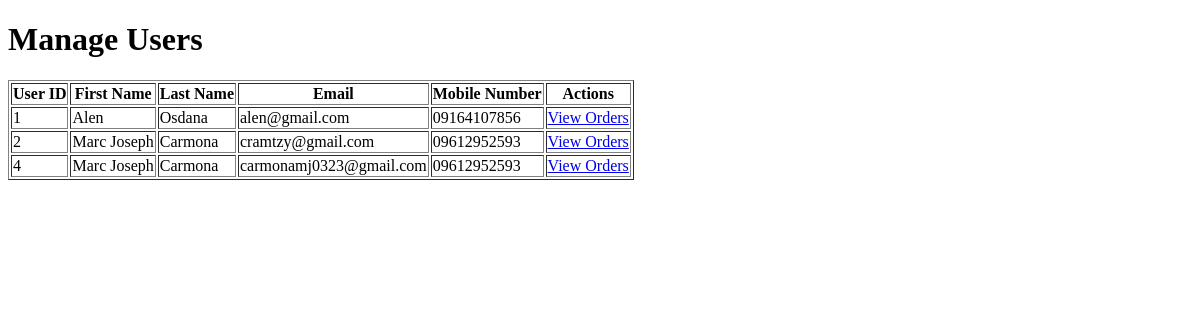
Page /admin_users.php (signed in) on the earlier database version.
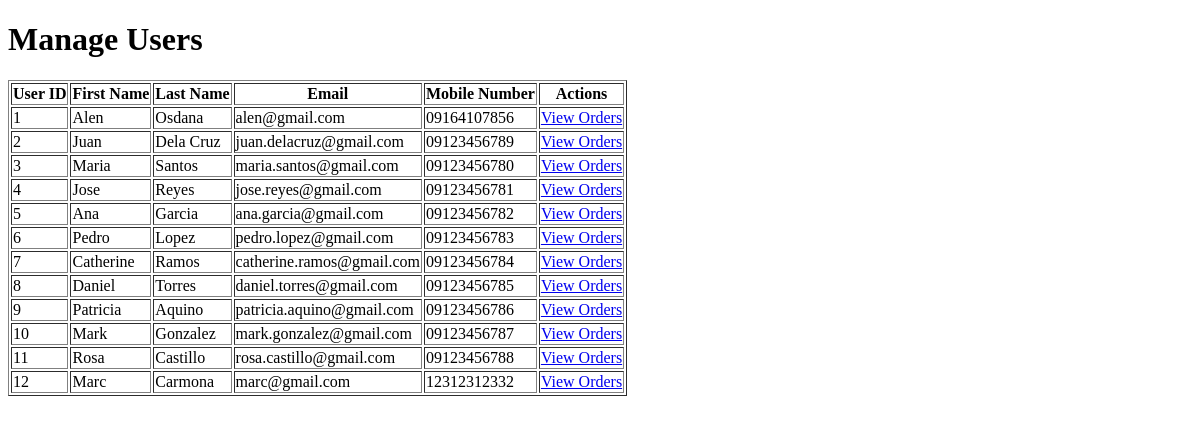
Same page on the later database version.
### tables this page shows
CREATE TABLE `users` (
  `user_id` int(11) NOT NULL,
  `first_name` varchar(50) NOT NULL,
  `last_name` varchar(50) NOT NULL,
  `email` varchar(100) NOT NULL,
  `password` varchar(255) NOT NULL,
  `mobile_number` varchar(11) NOT NULL,
  `created_at` timestamp NOT NULL DEFAULT current_timestamp(),
  `delivery_address` text DEFAULT NULL,
  `gcash_number` varchar(20) DEFAULT NULL
);

### admin_users.php (the view, shortened to what this page needs)
<?php
require 'dbconnection.php';
$users = $pdo->query("SELECT * FROM users")->fetchAll();
?>
<!DOCTYPE html>
<html lang="en">
<head>
</head>
<body>
    <h1>Manage Users</h1>
    <table border="1">
        <tr>
            <th>User ID</th>
            <th>First Name</th>
            <th>Last Name</th>
            <th>Email</th>
            <th>Mobile Number</th>
            <th>Actions</th>
        </tr>
        <?php foreach ($users as $user): ?>
        <tr>
            <td><?php echo $user['user_id']; ?></td>
            <td><?php echo $user['first_name']; ?></td>
            <td><?php echo $user['last_name']; ?></td>
            <td><?php echo $user['email']; ?></td>
            <td><?php echo $user['mobile_number']; ?></td>
            <td><a href="admin_user_orders.php?user_id=<?php echo $user['user_id']; ?>">View Orders</a></td>
        </tr>
        <?php endforeach; ?>
    </table>
</body>
</html>

Differences in the rows shown:
changed users id 2: first_name "Marc Joseph" → "Juan"; last_name "Carmona" → "Dela Cruz"; email "cramtzy@gmail.com" → "juan.delacruz@gmail.com"; mobile_number "09612952593" → "09123456789"
added users: user_id "3", first_name "Maria", last_name "Santos", email "maria.santos@gmail.com", mobile_number "09123456780"
changed users id 4: first_name "Marc Joseph" → "Jose"; last_name "Carmona" → "Reyes"; email "carmonamj0323@gmail.com" → "jose.reyes@gmail.com"; mobile_number "09612952593" → "09123456781"
added users: user_id "5", first_name "Ana", last_name "Garcia", email "ana.garcia@gmail.com", mobile_number "09123456782"
added users: user_id "6", first_name "Pedro", last_name "Lopez", email "pedro.lopez@gmail.com", mobile_number "09123456783"
added users: user_id "7", first_name "Catherine", last_name "Ramos", email "catherine.ramos@gmail.com", mobile_number "09123456784"
added users: user_id "8", first_name "Daniel", last_name "Torres", email "daniel.torres@gmail.com", mobile_number "09123456785"
added users: user_id "9", first_name "Patricia", last_name "Aquino", email "patricia.aquino@gmail.com", mobile_number "09123456786"
added users: user_id "10", first_name "Mark", last_name "Gonzalez", email "mark.gonzalez@gmail.com", mobile_number "09123456787"
added users: user_id "11", first_name "Rosa", last_name "Castillo", email "rosa.castillo@gmail.com", mobile_number "09123456788"
added users: user_id "12", first_name "Marc", last_name "Carmona", email "marc@gmail.com", mobile_number "12312312332"
